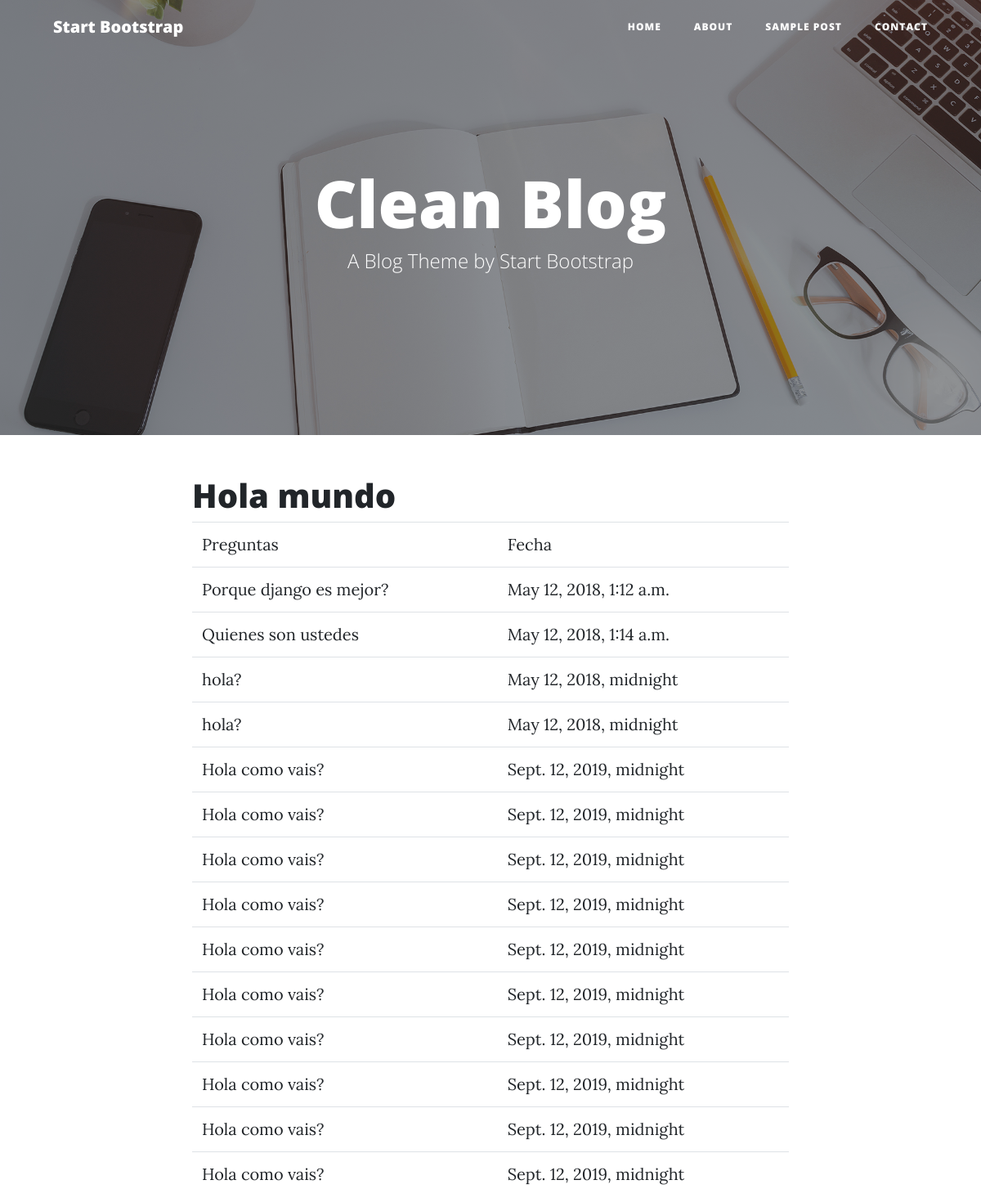
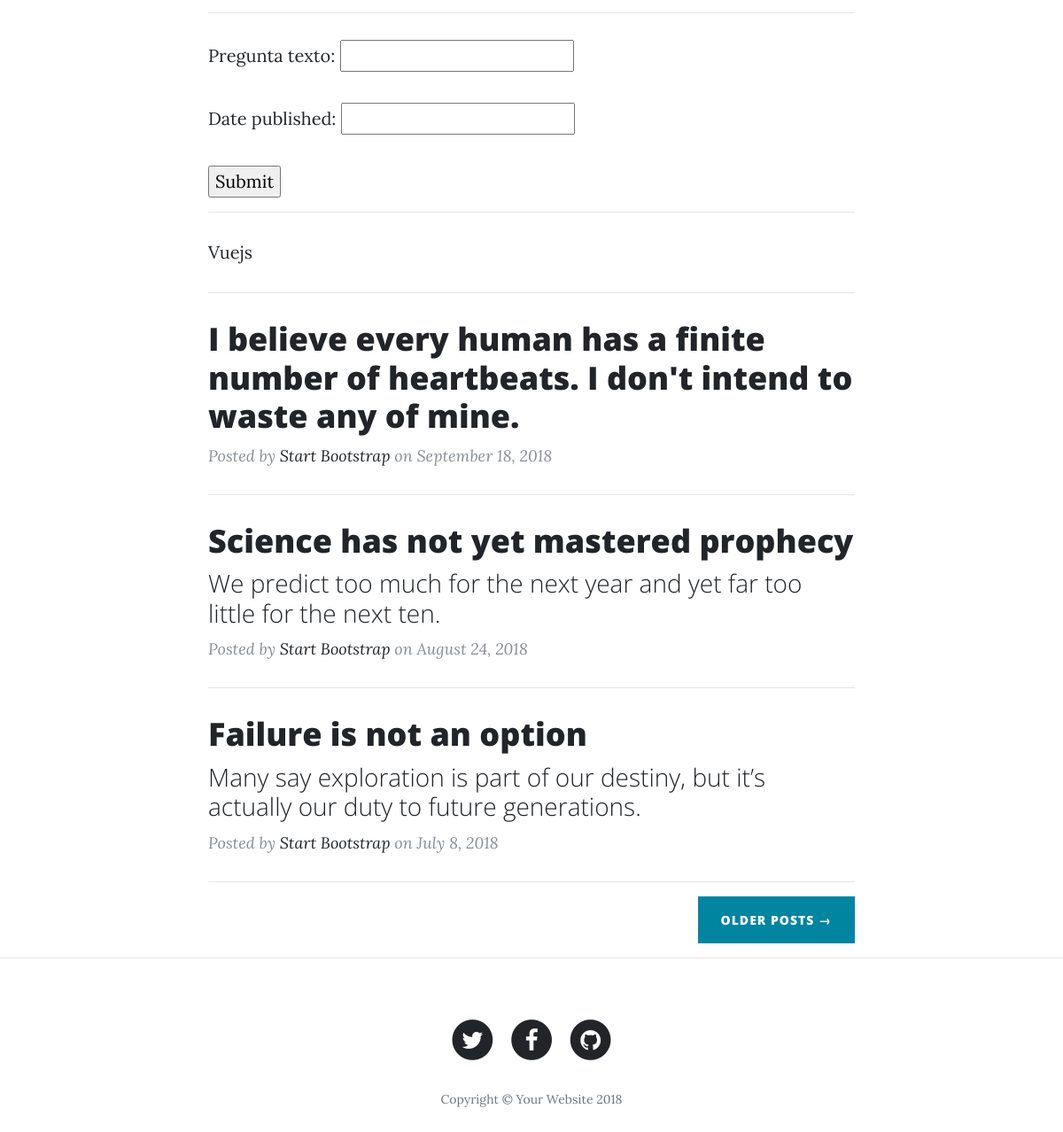
The page / on the database its author committed (2 pictures, top to bottom).
### pyconapp/models.py (models this page shows, shortened)
class Pregunta(models.Model):
    pregunta_texto = models.CharField(max_length=200)
    fecha_publicacion = models.DateTimeField('date published')

### pyconapp/views.py (the view)
# urls.py: path('', views.index, name='index')
def index(request):
    pregunta = Pregunta.objects.all()
    if request.method == 'POST':
        form = PreguntaForm(request.POST)
        if form.is_valid():
            post = form.save(commit=False)
            post.save()
    else:
        form = PreguntaForm()
    context={
        'pregunta':pregunta,
        'form':form,
    }
    return render(request, 'index.html',context)

### pyconapp/forms.py
class PreguntaForm(ModelForm):
    class Meta:
        model = Pregunta
        fields = ('__all__')

### pyconapp/templates/index.html (shortened to what this page needs)
{% load static %}
<!DOCTYPE html>
<html lang="en">
<head>
    <link href="{% static 'css/bootstrap.min.css' %}" rel="stylesheet">
</head>
<body>
</body>
</html>
<!DOCTYPE html>
<html lang="en">
  <head>
    <link href="{% static 'vendor/bootstrap/css/bootstrap.min.css' %}" rel="stylesheet">
    <link href="vendor/font-awesome/css/font-awesome.min.css" rel="stylesheet" type="text/css">
    <link href="{% static 'css/clean-blog.min.css' %}" rel="stylesheet">
  </head>
  <body>
    <nav class="navbar navbar-expand-lg navbar-light fixed-top" id="mainNav">
      <div class="container">
        <a class="navbar-brand" href="index.html">Start Bootstrap</a>
        <div class="collapse navbar-collapse" id="navbarResponsive">
          <ul class="navbar-nav ml-auto">
            <li class="nav-item">
              <a class="nav-link" href="index.html">Home</a>
            </li>
            <li class="nav-item">
              <a class="nav-link" href="about.html">About</a>
            </li>
            <li class="nav-item">
              <a class="nav-link" href="post.html">Sample Post</a>
            </li>
            <li class="nav-item">
              <a class="nav-link" href="contact.html">Contact</a>
            </li>
          </ul>
        </div>
      </div>
    </nav>
    <header class="masthead" style="background-image: url('img/home-bg.jpg')">
      <div class="overlay"></div>
      <div class="container">
        <div class="row">
          <div class="col-lg-8 col-md-10 mx-auto">
            <div class="site-heading">
              <h1>Clean Blog</h1>
              <span class="subheading">A Blog Theme by Start Bootstrap</span>
            </div>
          </div>
        </div>
      </div>
    </header>
    <div class="container">
      <div class="row">
        <div class="col-lg-8 col-md-10 mx-auto">
          <div class="post-preview">
              <h1>Hola mundo</h1>
    <table class="table">
    <tr><td>
        Preguntas
    </td>
    <td>
        Fecha
    </td>
    </tr>
        {% for x in pregunta %}
    <tr>
        <td>{{ x.pregunta_texto }}</td>
        <td>{{ x.fecha_publicacion }}</td>
    </tr>
        {% endfor %}
    </table>
<hr>
<form action="" METHOD="POST"> {% csrf_token %}
    {{ form.as_p }}
    <input type="submit">
</form>
              <hr>
          <p>Vuejs</p>
          </div>
          <hr>
          <div class="post-preview">
            <a href="post.html">
              <h2 class="post-title">
                I believe every human has a finite number of heartbeats. I don't intend to waste any of mine.
              </h2>
            </a>
            <p class="post-meta">Posted by
              <a href="#">Start Bootstrap</a>
              on September 18, 2018</p>
          </div>
          <hr>
          <div class="post-preview">
            <a href="post.html">
              <h2 class="post-title">
                Science has not yet mastered prophecy
              </h2>
              <h3 class="post-subtitle">
                We predict too much for the next year and yet far too little for the next ten.
              </h3>
            </a>
            <p class="post-meta">Posted by
              <a href="#">Start Bootstrap</a>
              on August 24, 2018</p>
          </div>
          <hr>
          <div class="post-preview">
            <a href="post.html">
              <h2 class="post-title">
                Failure is not an option
              </h2>
              <h3 class="post-subtitle">
                Many say exploration is part of our destiny, but it’s actually our duty to future generations.
              </h3>
            </a>
            <p class="post-meta">Posted by
              <a href="#">Start Bootstrap</a>
              on July 8, 2018</p>
          </div>
          <hr>
          <div class="clearfix">
            <a class="btn btn-primary float-right" href="#">Older Posts &rarr;</a>
          </div>
        </div>
      </div>
    </div>
    <hr>
    <footer>
      <div class="container">
        <div class="row">
          <div class="col-lg-8 col-md-10 mx-auto">
            <ul class="list-inline text-center">
              <li class="list-inline-item">
                <a href="#">
                  <span class="fa-stack fa-lg">
                    <i class="fa fa-circle fa-stack-2x"></i>
                    <i class="fa fa-twitter fa-stack-1x fa-inverse"></i>
                  </span>
                </a>
              </li>
              <li class="list-inline-item">
                <a href="#">
                  <span class="fa-stack fa-lg">
                    <i class="fa fa-circle fa-stack-2x"></i>
                    <i class="fa fa-facebook fa-stack-1x fa-inverse"></i>
                  </span>
                </a>
              </li>
              <li class="list-inline-item">
                <a href="#">
                  <span class="fa-stack fa-lg">
                    <i class="fa fa-circle fa-stack-2x"></i>
                    <i class="fa fa-github fa-stack-1x fa-inverse"></i>
                  </span>
                </a>
              </li>
            </ul>
            <p class="copyright text-muted">Copyright &copy; Your Website 2018</p>
          </div>
        </div>
      </div>
    </footer>
  </body>
</html>

### rows shown on the page
Pregunta: pregunta_texto "Porque django es mejor?", fecha_publicacion "May 12, 2018, 1:12 a.m."
Pregunta: pregunta_texto "Quienes son ustedes", fecha_publicacion "May 12, 2018, 1:14 a.m."
Pregunta: pregunta_texto "hola?", fecha_publicacion "May 12, 2018, midnight"
Pregunta: pregunta_texto "hola?", fecha_publicacion "May 12, 2018, midnight"
Pregunta: pregunta_texto "Hola como vais?", fecha_publicacion "Sept. 12, 2019, midnight"
Pregunta: pregunta_texto "Hola como vais?", fecha_publicacion "Sept. 12, 2019, midnight"
Pregunta: pregunta_texto "Hola como vais?", fecha_publicacion "Sept. 12, 2019, midnight"
Pregunta: pregunta_texto "Hola como vais?", fecha_publicacion "Sept. 12, 2019, midnight"
Pregunta: pregunta_texto "Hola como vais?", fecha_publicacion "Sept. 12, 2019, midnight"
Pregunta: pregunta_texto "Hola como vais?", fecha_publicacion "Sept. 12, 2019, midnight"
Pregunta: pregunta_texto "Hola como vais?", fecha_publicacion "Sept. 12, 2019, midnight"
Pregunta: pregunta_texto "Hola como vais?", fecha_publicacion "Sept. 12, 2019, midnight"
Pregunta: pregunta_texto "Hola como vais?", fecha_publicacion "Sept. 12, 2019, midnight"
Pregunta: pregunta_texto "Hola como vais?", fecha_publicacion "Sept. 12, 2019, midnight"
